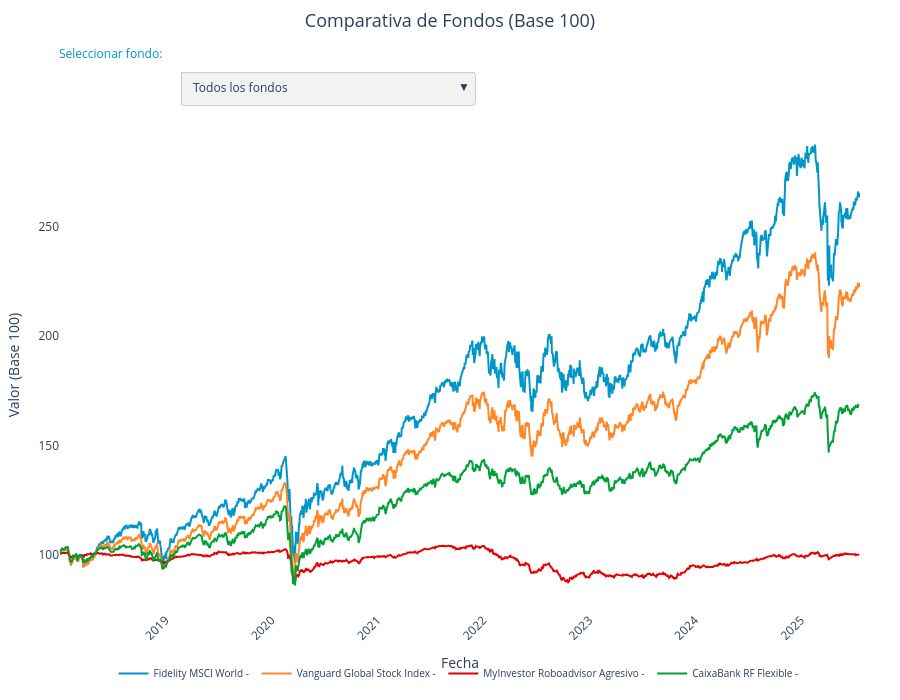

Notebook source saved alongside this figure:
### Markdown cell above
### Gráfico Interactivo de Comparación

La función `plot_comparison_plotly` genera un gráfico interactivo para comparar la evolución de los fondos de la cartera.

### Code cell
# Generar y mostrar el gráfico interactivo
fig = portfolio.plot_comparison_plotly(portfolio.portfolio_df)
fig.show()

### Figure 1 — Plotly figure (JSON) as saved in the notebook; plotly's stock layout.template omitted (floating-point values rounded to 4 significant figures; data arrays with more than 128 entries replaced by an {"elided": "..."} marker saying what was removed)
{"data": [{"line": {"color": "#0096C8", "width": 2}, "mode": "lines", "name": "Fidelity MSCI World - ", "type": "scatter", "visible": true, "x": {"elided": "1853 str values"}, "y": {"elided": "1853 float values"}}, {"line": {"color": "#FF8728", "width": 2}, "mode": "lines", "name": "Vanguard Global Stock Index - ", "type": "scatter", "visible": true, "x": {"elided": "1915 str values"}, "y": {"elided": "1915 float values"}}, {"line": {"color": "#E60000", "width": 2}, "mode": "lines", "name": "MyInvestor Roboadvisor Agresivo - ", "type": "scatter", "visible": true, "x": {"elided": "1891 str values"}, "y": {"elided": "1891 float values"}}, {"line": {"color": "#00A037", "width": 2}, "mode": "lines", "name": "CaixaBank RF Flexible - ", "type": "scatter", "visible": true, "x": {"elided": "1891 str values"}, "y": {"elided": "1891 float values"}}], "layout": {"annotations": [{"font": {"color": "#0096C8", "size": 12}, "showarrow": false, "text": "Seleccionar fondo:", "x": 0.13, "xanchor": "right", "xref": "paper", "y": 1.115, "yanchor": "bottom", "yref": "paper"}], "height": 700, "legend": {"font": {"size": 10}, "orientation": "h", "x": 0.5, "xanchor": "center", "y": -0.1, "yanchor": "top"}, "margin": {"b": 80, "l": 60, "r": 40, "t": 120}, "plot_bgcolor": "white", "title": {"font": {"size": 18}, "text": "Comparativa de Fondos (Base 100)", "x": 0.5, "xanchor": "center", "y": 0.98, "yanchor": "top"}, "updatemenus": [{"bgcolor": "#F2F2F2", "bordercolor": "#CCCCCC", "buttons": [{"args": [{"visible": [true, true, true, true]}, {"title": "Comparativa de todos los fondos (Base 100)"}], "label": "Todos los fondos", "method": "update"}, {"args": [{"visible": [true, false, false, false]}, {"title": "Evolución de Fidelity MSCI World (Base 100)"}], "label": "Fidelity MSCI World... (2,251.96€)", "method": "update"}, {"args": [{"visible": [false, true, false, false]}, {"title": "Evolución de Vanguard Global Stock Index (Base 100)"}], "label": "Vanguard Global Stock Index... (3,871.07€)", "method": "update"}, {"args": [{"visible": [false, false, true, false]}, {"title": "Evolución de MyInvestor Roboadvisor Agresivo (Base 100)"}], "label": "MyInvestor Roboadvisor Agresiv... (3,333.35€)", "method": "update"}, {"args": [{"visible": [false, false, false, true]}, {"title": "Evolución de CaixaBank RF Flexible (Base 100)"}], "label": "CaixaBank RF Flexible... (2,570.76€)", "method": "update"}], "direction": "down", "font": {"size": 12}, "showactive": true, "x": 0.15, "xanchor": "left", "y": 1.1, "yanchor": "top"}], "xaxis": {"gridcolor": "rgba(242, 246, 251, 0.4)", "gridwidth": 0.25, "showgrid": true, "tickangle": -45, "title": {"font": {"size": 14}, "text": "Fecha"}}, "yaxis": {"gridcolor": "rgba(242, 246, 251, 0.4)", "gridwidth": 0.25, "title": {"font": {"size": 14}, "text": "Valor (Base 100)"}}}}
